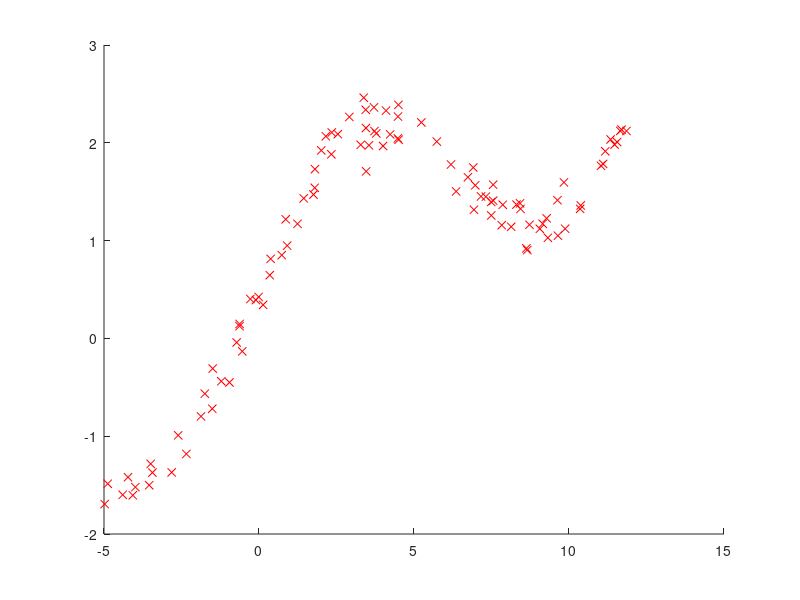

The MATLAB script that drew this image: (Note: this script raises an error after producing the figure.)
%%%%%%% hw1q1.m %%%%%%%
% problem set1 problem2_d

load('q2x.dat');
load('q2y.dat');
[m, n] =size(q2x);
figure; hold on;
plot(q2x, q2y, 'rx');
new_q2x = [ones(m,1) q2x];
x = min(q2x):.1:max(q2x);
x = x';
new_x = [ones(size(x, 1), 1) x];

% linear regression
theta_lr = linear_regression(new_q2x, q2y);
y_lr = new_x * theta_lr;
plot(x, y_lr, 'b');

% local weight linear regression
vec_taus = [0.1 0.3 0.8 2 10];
colors = ['g-' 'm-' 'k-' 'y-' 'r-'];
for k = 1:size(vec_taus, 2)
    for i = 1:size(new_x, 1)
        w = kernal_weight(new_q2x, new_x(i,:), vec_taus(k));
        W = diag(w);
        theta_tmp = lw_linear_regression(new_q2x, W, q2y);
        lwlr( i) =  new_x(i,:) * theta_tmp;
    end
     plot(x, lwlr, colors(k));
end
legend('data', 'linear regression', 'tau=.1', 'tau=.3', 'tau=.8', 'tau=2', 'tau=10', 'Location', 'SouthEast');
xlabel('x');
ylabel('y');